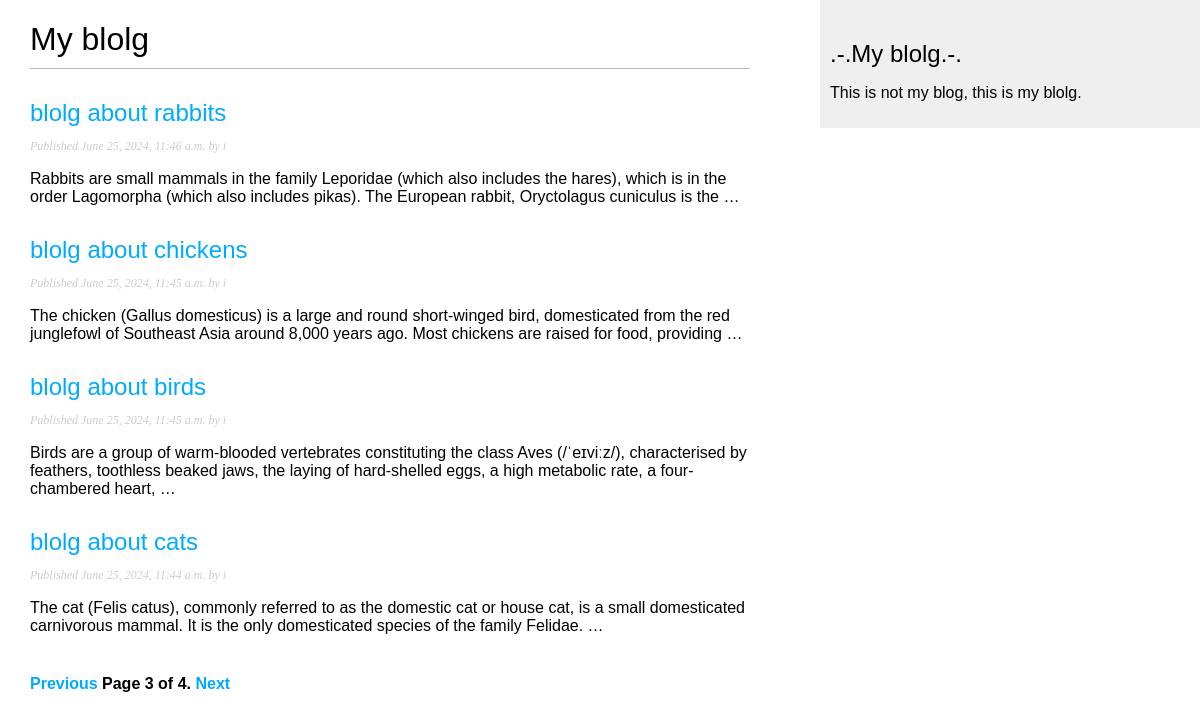
Screenshot of /blolg/?page=3 with the database file from the repository.
### blolg/models.py (models this page shows, shortened)
class Post(models.Model):
    class Status(models.TextChoices):
        DRAFT = 'DF', 'Draft'
        PUBLISHED = 'PB', 'Published'
    title = models.CharField(max_length=250)
    slug = models.SlugField(max_length=250, unique_for_date='publish')
    author = models.ForeignKey(User, on_delete=models.CASCADE, related_name='blog_posts')
    body = models.TextField()
    publish = models.DateTimeField(default=timezone.now)
    created = models.DateTimeField(auto_now_add=True)
    updated = models.DateTimeField(auto_now=True)
    status = models.CharField(max_length=2, choices=Status.choices, default=Status.DRAFT)
    class Meta:
        ordering = ['-publish']
        indexes = [
            models.Index(fields=['-publish']),
            ]
    def get_absolute_url(self):
        return reverse('blolg:post_detail', args=[self.publish.year, self.publish.month, self.publish.day, self.slug])

### blolg/views.py (the view)
# urls.py: path('', post_list, name='post_list'),
def post_list(request):
    post_list = Post.objects.filter(status='PB')
    paginator = Paginator(post_list, 4)
    page_number = request.GET.get('page', 1)
    try:
        posts = paginator.page(page_number)
    except PageNotAnInteger:
        posts = paginator.page(1)
    except EmptyPage:
        posts = paginator.page(paginator.num_pages)
    return render(request, 'blolg/post/list.html', {'posts': posts})

### blolg/templates/blolg/post/list.html (shortened to what this page needs)
{% extends 'blolg/base.html' %}
{% block content %}
<h1>My blolg</h1>
{% for post in posts %}
<h2>
    <a href="{{ post.get_absolute_url }}">
        {{ post.title }}
    </a>
</h2>
<p class="date">
    Published {{ post.publish }} by {{ post.author }}
</p>
{{ post.body|truncatewords:30|linebreaks }}
{% endfor %}
{% include "blolg/pagination.html" with page=posts %}
{% endblock %}

### blolg/static/css/style.css (style rules this page uses)
body { margin:0; padding:0; font-family:helvetica, sans-serif; }
a { color:#00abff; text-decoration:none; }
h1 { font-weight:normal; border-bottom:1px solid #bbb; padding:0 0 10px 0; }
h2 { font-weight:normal; margin:30px 0 0; }
p.date { color:#ccc; font-family: georgia, serif; font-size: 12px; font-style: italic; }

### rows the page displays
Post: title "blolg about rabbits", publish "June 25, 2024, 11:46 a.m.", author "i", body "Rabbits are small mammals in the family Leporidae (which also includes the hares), which is in the order Lagomorpha (which also includes pikas). The European rabbit, Oryctolagus cuniculus is the …"
Post: title "blolg about chickens", publish "June 25, 2024, 11:45 a.m.", author "i", body "The chicken (Gallus domesticus) is a large and round short-winged bird, domesticated from the red junglefowl of Southeast Asia around 8,000 years ago. Most chickens are raised for food, providing …"
Post: title "blolg about birds", publish "June 25, 2024, 11:45 a.m.", author "i", body "Birds are a group of warm-blooded vertebrates constituting the class Aves (/ˈeɪviːz/), characterised by feathers, toothless beaked jaws, the laying of hard-shelled eggs, a high metabolic rate, a four-chambered heart, …"
Post: title "blolg about cats", publish "June 25, 2024, 11:44 a.m.", author "i", body "The cat (Felis catus), commonly referred to as the domestic cat or house cat, is a small domesticated carnivorous mammal. It is the only domesticated species of the family Felidae. …"

### other values shown
{{ page.number }} "3"
{{ page.paginator.num_pages }} "4"
